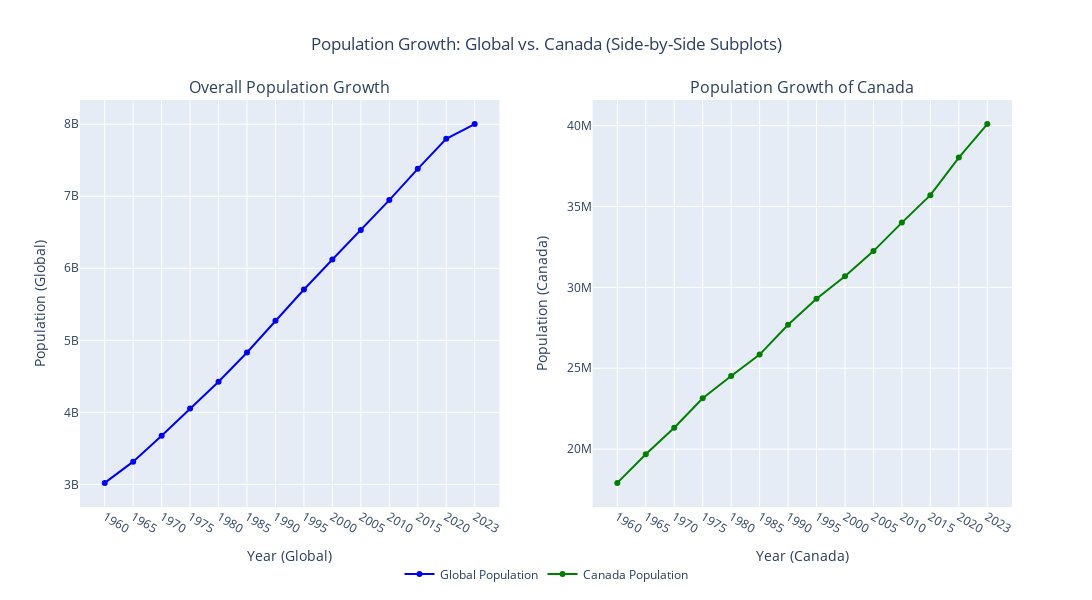

Notebook source saved alongside this figure:
### Code cell
# Set the country of interest for analysis
country = "Canada"

# Create a subplot layout for comparing global and country-specific population growth
fig = make_subplots(
    rows=1, 
    cols=2, 
    column_widths=[0.5, 0.5], 
    subplot_titles=[
        "Overall Population Growth", 
        "Population Growth of {0}".format(country)
    ]
)

# Calculate overall population growth by summing the population columns across all years
overall_growth = pop_5yr_df.iloc[:, 2:-1].sum()  # Summing all population data columns
overall_growth_df = pd.DataFrame(overall_growth).reset_index()  # Convert the series to a DataFrame
overall_growth_df.columns = ['Year', 'Population']  # Renaming columns for clarity

# Add a line plot for overall population growth
fig.add_trace(
    go.Scatter(
        x=overall_growth_df['Year'], 
        y=overall_growth_df['Population'], 
        mode='lines+markers',
        name='Global Population',
        line=dict(color='blue')
    ), 
    row=1, 
    col=1
)

# Extract population data for the selected country
# Filtering data for the chosen country and selecting relevant columns 
# Transposing to have years as the index and population as the values
country_df = pop_5yr_df[pop_5yr_df['Country'] == country].iloc[:, 2:-1].transpose().reset_index()
country_df.columns = ['Year', 'Population']  # Renaming columns for clarity

# Add a line plot for the selected country's population growth
fig.add_trace(
    go.Scatter(
        x=country_df['Year'], 
        y=country_df['Population'], 
        mode='lines+markers',
        name='{} Population'.format(country),
        line=dict(color='green')
    ), 
    row=1, 
    col=2
)

# Customize plot layout with titles, axis labels, and legend positioning
fig.update_layout(
    height=600, 
    width=1100, 
    title_text="Population Growth: Global vs. {} (Side-by-Side Subplots)".format(country), 
    title_x=0.5,
    xaxis_title="Year (Global)",
    yaxis_title="Population (Global)",
    xaxis2_title="Year ({})".format(country),
    yaxis2_title="Population ({})".format(country),
    legend=dict(
        orientation="h",
        yanchor="bottom",
        y=-0.2,
        xanchor="center",
        x=0.5
    )
)

# Display the plot
fig.show()

### Figure 1 — Plotly figure (JSON) as saved in the notebook; plotly's stock layout.template omitted (floating-point values rounded to 4 significant figures)
{"data": [{"line": {"color": "blue"}, "mode": "lines+markers", "name": "Global Population", "type": "scatter", "x": ["1960", "1965", "1970", "1975", "1980", "1985", "1990", "1995", "2000", "2005", "2010", "2015", "2020", "2023"], "xaxis": "x", "y": [3020815671, 3315593108, 3675658586, 4053985693, 4424712873, 4830991235, 5273219875, 5705590854, 6122272219, 6530064613, 6946756334, 7380789556, 7797688023, 8001623745], "yaxis": "y"}, {"line": {"color": "green"}, "mode": "lines+markers", "name": "Canada Population", "type": "scatter", "x": ["1960", "1965", "1970", "1975", "1980", "1985", "1990", "1995", "2000", "2005", "2010", "2015", "2020", "2023"], "xaxis": "x2", "y": [17909356, 19678000, 21324000, 23143275, 24515667, 25842116, 27691138, 29302311, 30685730, 32242732, 34005902, 35704498, 38028638, 40097761], "yaxis": "y2"}], "layout": {"annotations": [{"font": {"size": 16}, "showarrow": false, "text": "Overall Population Growth", "x": 0.225, "xanchor": "center", "xref": "paper", "y": 1, "yanchor": "bottom", "yref": "paper"}, {"font": {"size": 16}, "showarrow": false, "text": "Population Growth of Canada", "x": 0.775, "xanchor": "center", "xref": "paper", "y": 1, "yanchor": "bottom", "yref": "paper"}], "height": 600, "legend": {"orientation": "h", "x": 0.5, "xanchor": "center", "y": -0.2, "yanchor": "bottom"}, "title": {"text": "Population Growth: Global vs. Canada (Side-by-Side Subplots)", "x": 0.5}, "width": 1100, "xaxis": {"anchor": "y", "autorange": true, "domain": [0, 0.45], "range": [-0.8674, 13.87], "title": {"text": "Year (Global)"}, "type": "category"}, "xaxis2": {"anchor": "y2", "autorange": true, "domain": [0.55, 1], "range": [-0.8674, 13.87], "title": {"text": "Year (Canada)"}, "type": "category"}, "yaxis": {"anchor": "x", "autorange": true, "domain": [0, 1], "range": [2686000000.0, 8336000000.0], "title": {"text": "Population (Global)"}, "type": "linear"}, "yaxis2": {"anchor": "x2", "autorange": true, "domain": [0, 1], "range": [16420000.0, 41590000.0], "title": {"text": "Population (Canada)"}, "type": "linear"}}}
